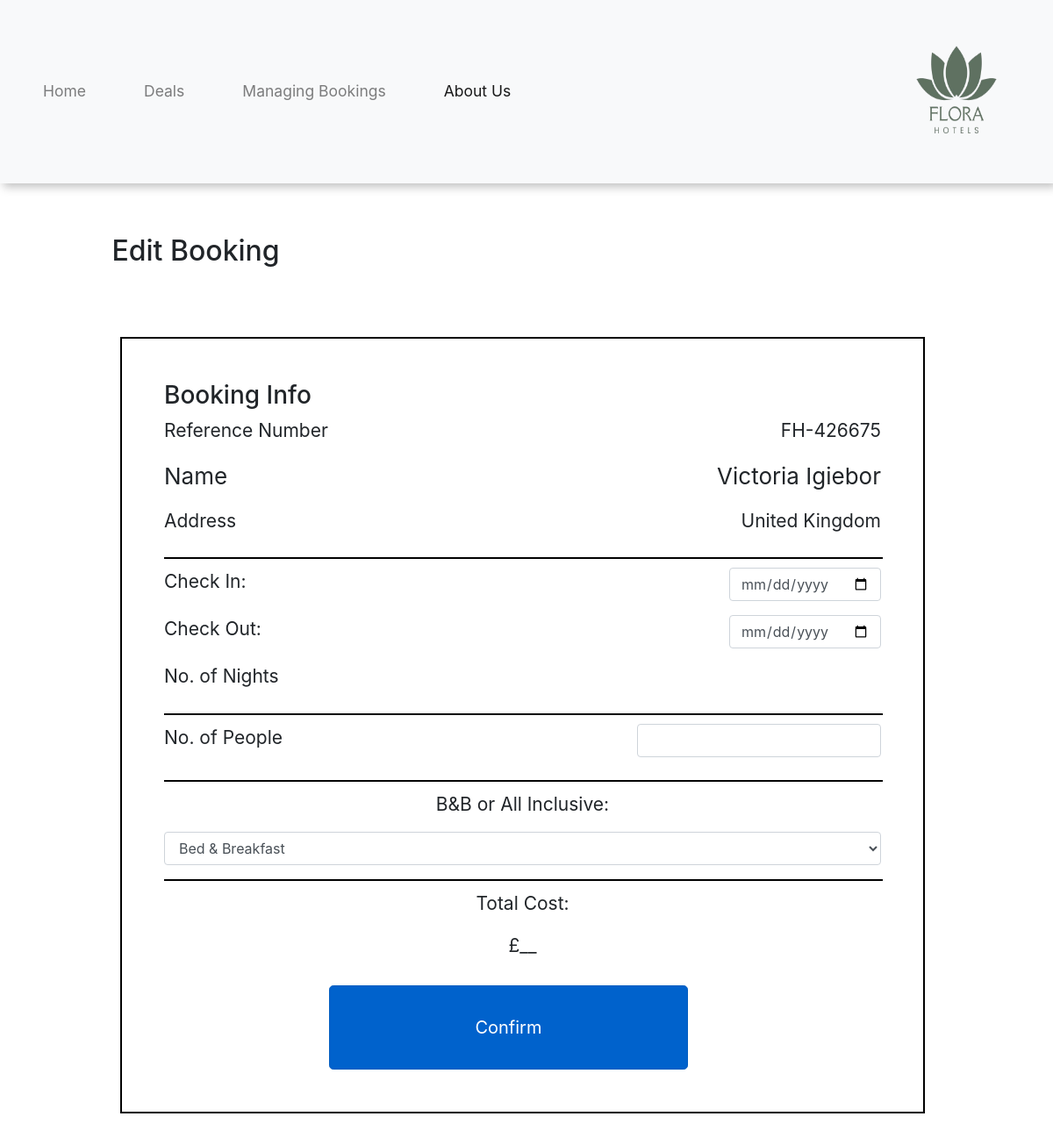
/change_booking (signed in), run on the app's committed database.
### app.py (models this page shows, shortened)
class Booking(Base):
    __tablename__ = "booking"
    booking_number: Mapped[int] = mapped_column(
        Integer,
        primary_key=True,
        default=lambda: randint(100000, 999999)  # setting a default value automatically
    )
    check_in: Mapped[date]
    check_out: Mapped[date]
    room_selection: Mapped[str] = mapped_column(ForeignKey("rooms.room_name"))
    nights: Mapped[int]
    people: Mapped[int]
    total_price: Mapped[int]
    location: Mapped[str]
    meal_deal: Mapped[str]

class Customer(Base):
    __tablename__ = "customers"
    booking_number: Mapped[int] = mapped_column(Integer, ForeignKey("booking.booking_number"), primary_key=True,
                                                default="booking.booking_number")
    name: Mapped[str]
    surname: Mapped[str]
    email: Mapped[str]
    address: Mapped[str]
    telephone: Mapped[int]

### app.py (the view)
@app.route("/change_booking", methods=["GET", "POST"])
def change_booking():
    booking_number = session["booking_number"]
    with Session() as db_session:
        booking = db_session.query(Booking).filter(Booking.booking_number == booking_number).first()
        customer = db_session.query(Customer).filter(Customer.booking_number == booking_number).first()
        if request.method == "POST":
            if "check_in" not in request.form or "check_out"  not in request.form:
                return "Error: Required fields are missing in the form submission", 400
            new_check_in = request.form["check_in"]
            new_check_out = request.form["check_out"]
            new_people = request.form["people"]
            new_meal_deal = request.form["meal_deal"]
            check_in_date = datetime.strptime(new_check_in, "%Y-%m-%d").date()
            check_out_date = datetime.strptime(new_check_out, "%Y-%m-%d").date()
            nights = (check_out_date - check_in_date).days
            session["new_check_in"] = check_in_date
            session["new_check_out"] = check_out_date
            session["new_people"] = new_people
            session["new_nights"] = nights
            session["new_meal_deal"] = new_meal_deal
            return redirect(url_for("change_booking_confirmation"))
        else:
            return render_template("Change Booking.html", booking=booking, customer=customer)

### templates/Change Booking.html (shortened to what this page needs)
<!DOCTYPE html>
<html lang="en">
    <head>
        <link rel="stylesheet" href="https://cdn.jsdelivr.net/npm/bootstrap@4.6.2/dist/css/bootstrap.min.css">
        <link rel="stylesheet" href="{{ url_for('static', filename='style.css') }}">
    </head>
    <body>
        <header>
            <nav class="navbar navbar-expand-lg navbar-light bg-light">
                <div class="collapse navbar-collapse" id="navbarNavAltMarkup">
                    <div class="navbar-nav">
                        <a class="nav-link " href='/'>Home <span class="sr-only">(current)</span></a>
                        <a class="nav-link" href="/Deals">Deals</a>
                        <a class="nav-link" href="/login_booking">Managing Bookings</a>
                        <a class="nav-link active" href="#">About Us</a>
                    </div>
                </div>
                <a class="navbar-brand" href="#">
                    <img src="{{ url_for('static', filename='img/FLORA HOTELS LOGO.png') }}" width="156" height="183" alt="Flora Hotels Logo">
                </a>
            </nav>
        </header>
    <body>
        <main class="main-manage">
            <h2 style="position: relative; right: 0.3em; bottom: 0.6em;">Edit Booking</h2>
            <div class="manage1">
                <div class="manage2">
                    <h3>Booking Info</h3>
                    <div class="reference" style="display: flex; justify-content: space-between;">
                        <p>Reference Number</p>
                        <p>FH-{{ booking.booking_number }}</p>
                    </div>
                    <div class="name" style="display: flex; justify-content: space-between;">
                        <p>Name</p>
                        <p>{{ customer.name }} {{ customer.surname }}</p>
                    </div>
                    <div class="address" style="display: flex; justify-content: space-between;">
                        <p>Address</p>
                        <p>{{ booking.location }}</p>
                    </div>
                    <hr style="border: 1px solid black; width: 100%; margin: 10px 0;">
                    <form action="/change_booking" method="POST">
                        <div class="check_in" style="display: flex; justify-content: space-between;">
                            <p>Check In:</p>
                            <div class="form-group">
                                <input type="date" class="form-control" name="check_in" required />
                            </div>
                        </div>
                        <div class="check_out" style="display: flex; justify-content: space-between;">
                            <p>Check Out:</p>
                            <div class="form-group">
                                <input type="date" class="form-control" name="check_out" required />
                            </div>
                        </div>
                        <div class="nights" style="display: flex; justify-content: space-between;">
                            <p>No. of Nights</p>
                        </div>
                        <hr style="border: 1px solid black; width: 100%; margin: 10px 0;">
                        <div class="people" style="display: flex; justify-content: space-between;">
                            <p>No. of People</p>
                            <div class="form-group">
                                <input type="number" class="form-control" min="1" name="people" />
                            </div>
                        </div>
                        <hr style="border: 1px solid black; width: 100%; margin: 10px 0;">
                        <div class="form-group">
                            <p class="meal">B&B or All Inclusive:</p>
                            <select class="form-control" name="meal_deal">
                                <option value="Bed & Breakfast">Bed & Breakfast</option>
                            </select>
                        </div>
                        <hr style="border: 1px solid black; width: 100%; margin: 10px 0;">
                        <p class="cost">Total Cost:</p>
                        <p class="cost">£__</p>
                        <div style="display: flex; justify-content: center; margin-top: 30px; position: relative; right: 1em;">
                            <button type="submit" class="btn btn-primary btn-lg active" role="button" aria-pressed="true" style="width: 50%;">Confirm</button>
                        </div>
                    </form>
                </div>
            </div>
        </main>
    </body>
</html>

### static/style.css (style rules this page uses)
nav { box-shadow: 4px 4px 10px rgba(0, 0, 0, 0.25); }
.navbar-nav a { margin: 25px; font-size: 17.5px; }
input { min-width: 20px; padding: 8px; margin: 0 4px 0 0; border: 1px solid #666; border-radius: 5px; height: 46.5px; }
input { order: 0; align-self: auto; }
hr { border: none; border-top: 1px solid black; margin-top: 70px; width: 100vw; margin-left: 0; }
html { scroll-behavior: smooth; }
html, body { margin: 0; padding: 0; }
button { color: rgb(56, 90, 56); }
.main-manage { padding:77px; margin-left: 5% }
.manage1 { border: 0.13rem solid black; width:93%; height:50%; margin-top:6%; }
.manage2 { size: 2%; padding:3rem; }
.meal { font-size:21px; text-align:center; }
.cost { font-size:25px; text-align:center; }
.manage2 p { font-size:21px; }
.name p { font-size:26px; }
.main-manage button { height:6rem; width:10rem; }

### data on the page
Booking: booking_number "426675", location "United Kingdom"
Customer: name "Victoria", surname "Igiebor"
